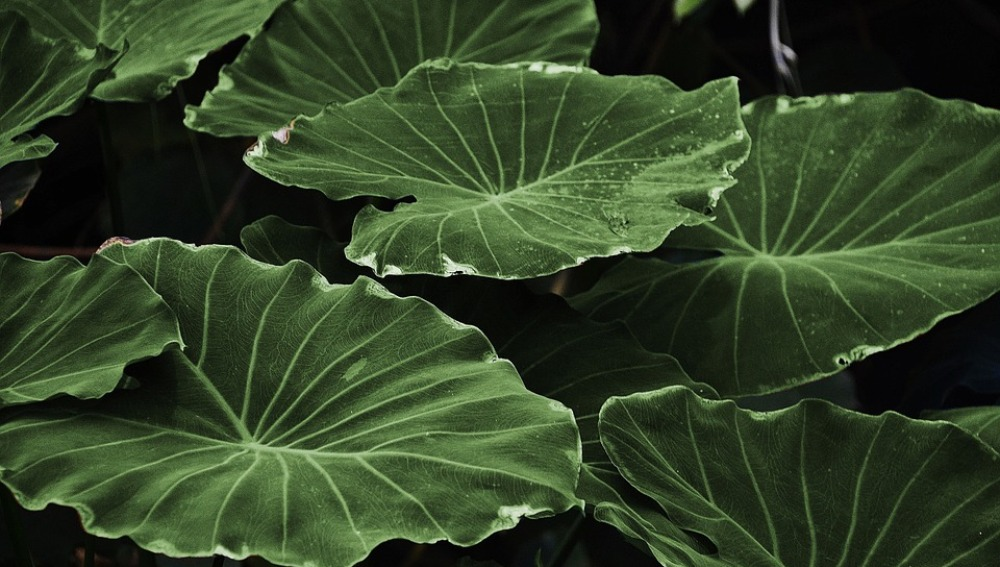
#> input picture watershed/aplicacion 2/ejemplowater.jpg, 1000 x 567 px
$ python watershed.py
#> lines starting #> are read from the running program, lines starting #| are printed output that depends on the picture; after the words box and inside, x2 and y2 are one past the last pixel; in counts of white or black regions, pixels touching at a corner belong together
import numpy as np
import cv2
from matplotlib import pyplot as plt
image = 'ejemplowater.jpg'

img = cv2.imread(image)
#> img is the input picture: shape (567, 1000, 3); mean B, G, R 38.1, 66.2, 49.4
gray = cv2.cvtColor(img, cv2.COLOR_BGR2GRAY)
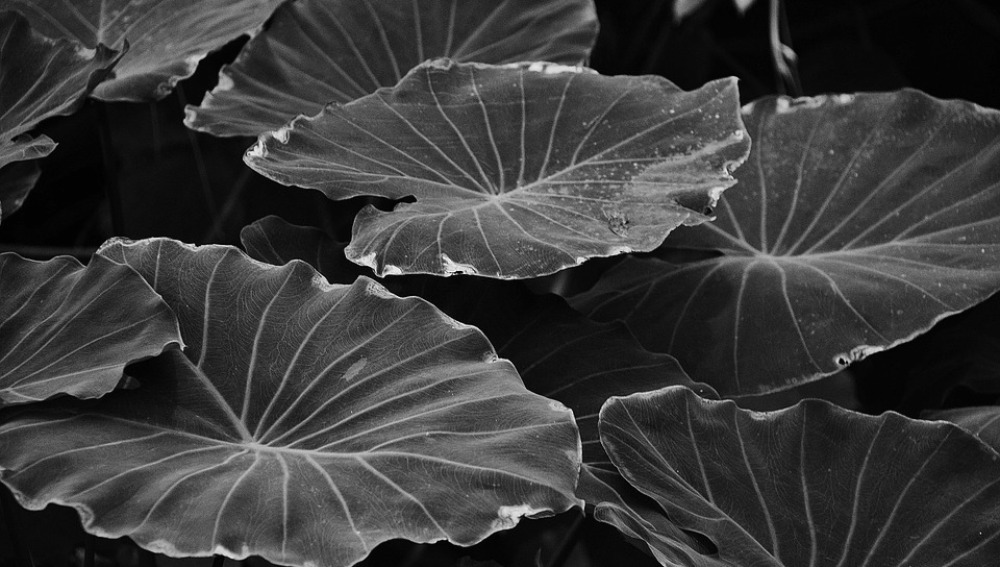
#> gray: shape (567, 1000); min 0, max 250, mean 58
ret, thresh = cv2.threshold(gray, 0, 255, cv2.THRESH_BINARY_INV + cv2.THRESH_OTSU)
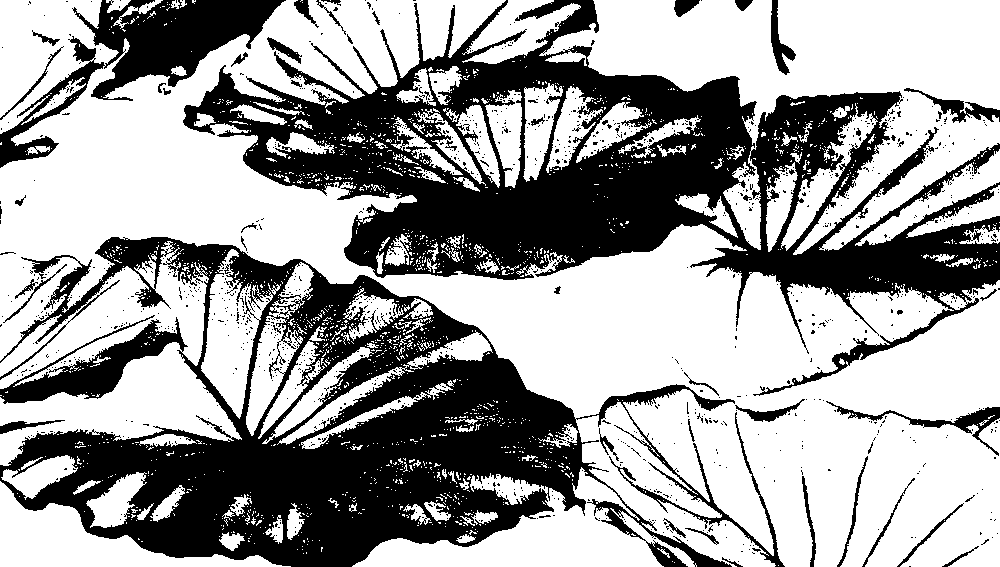
#> thresh: shape (567, 1000); 62.4% white; 1151 black regions (1099 under 20 px), largest, box (x1, y1, x2, y2) and area: (183, 0, 1000, 396) 95902, (0, 237, 785, 567) 93876, (0, 0, 286, 168) 12897
#> ret = 66

# Eliminación del ruido
kernel = np.ones((3, 3), np.uint8)
opening = cv2.morphologyEx(thresh, cv2.MORPH_OPEN, kernel, iterations=2)
#> opening: shape (567, 1000); 56.7% white; 193 black regions (164 under 20 px), largest, box (x1, y1, x2, y2) and area: (0, 0, 1000, 567) 223867, (0, 0, 286, 168) 14373, (826, 401, 1000, 459) 1629

# Encuentra el área del fondo
sure_bg = cv2.dilate(opening, kernel, iterations=3)
#> sure_bg: shape (567, 1000); 69.5% white; 100 black regions (55 under 20 px), largest, box (x1, y1, x2, y2) and area: (11, 240, 589, 567) 73866, (188, 0, 899, 277) 67821, (715, 219, 1000, 305) 11914

# Encuentra el área del primer
dist_transform = cv2.distanceTransform(opening, cv2.DIST_L2, 5)
ret, sure_fg = cv2.threshold(dist_transform, 0.7 * dist_transform.max(), 255, 0)
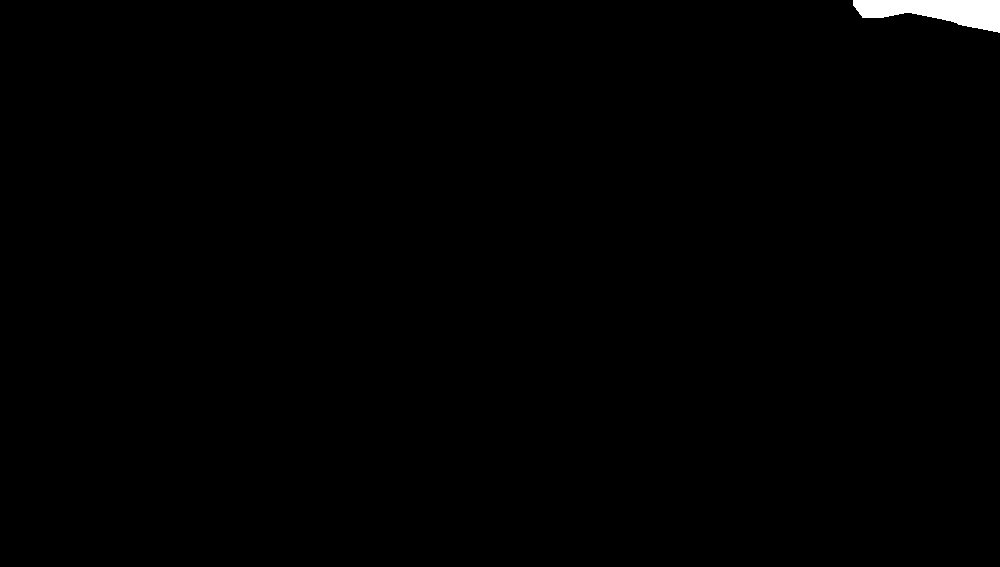
#> sure_fg: shape (567, 1000) float32; 0.52% white; 1 white region, box (x1, y1, x2, y2) and area: (853, 0, 1000, 33) 2957
#> ret = 75.41

# Encuentra la región desconocida (bordes)
sure_fg = np.uint8(sure_fg)
unknown = cv2.subtract(sure_bg, sure_fg)
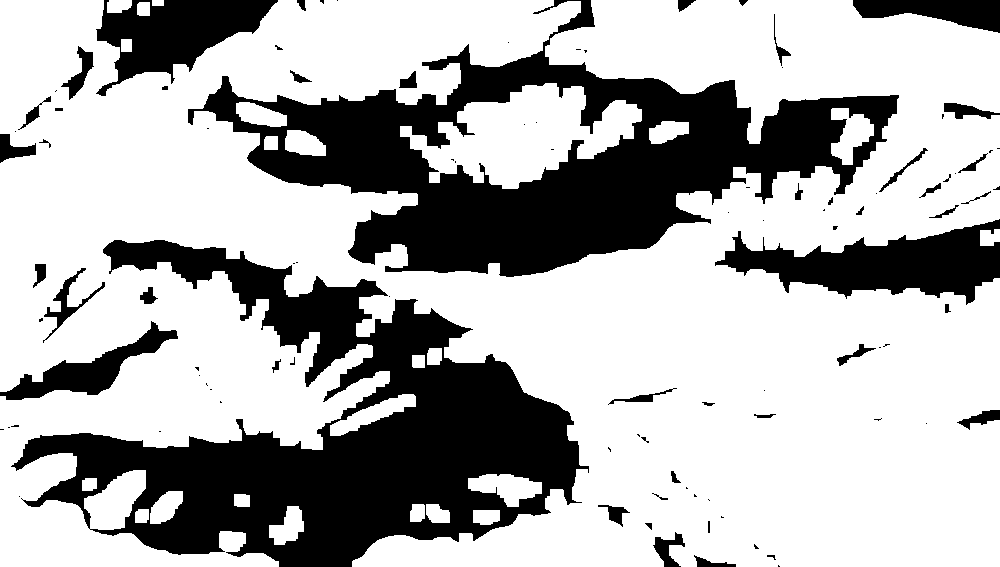
#> unknown: shape (567, 1000); 69% white; 101 black regions (55 under 20 px), largest, box (x1, y1, x2, y2) and area: (11, 240, 589, 567) 73866, (188, 0, 899, 277) 67821, (715, 219, 1000, 305) 11914

# Etiquetado
ret, markers = cv2.connectedComponents(sure_fg)
#> ret = 2

# Adiciona 1 a todas las etiquetas para asegurra que el fondo sea 1 en lugar de cero
markers = markers + 1

# Ahora se marca la región desconocida con ceros
markers[unknown == 255] = 0
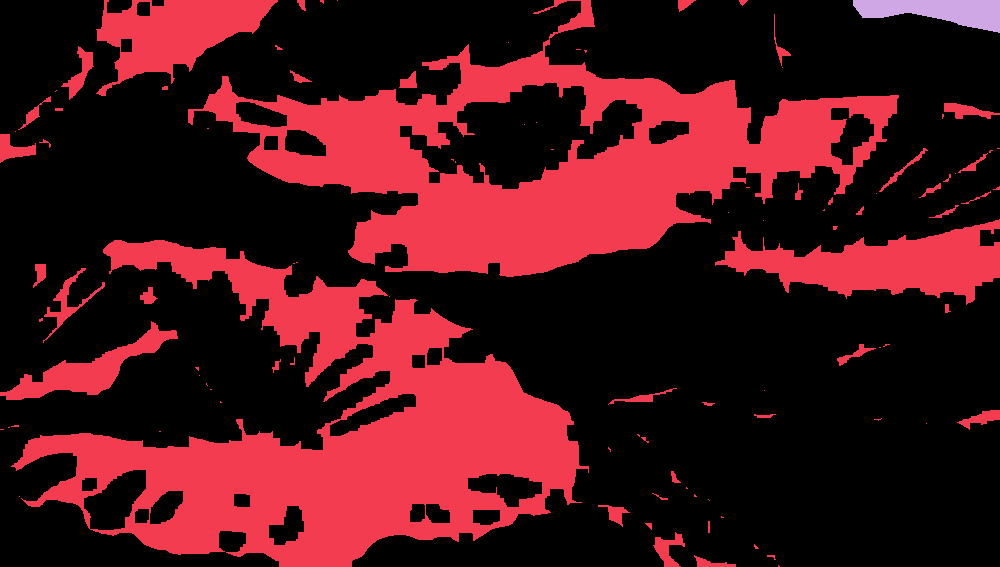
#> markers: shape (567, 1000) int32; 3 distinct labels, from 0 to 2; one colour per label, 0 black
markers = cv2.watershed(img, markers)
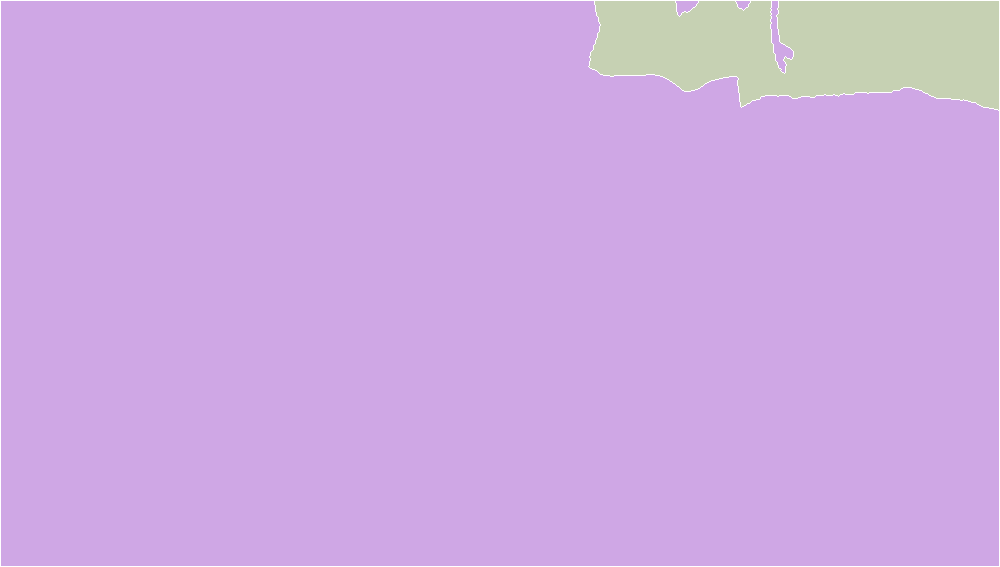
#> markers: shape (567, 1000) int32; 3 distinct labels, from -1 to 2; one colour per label, 0 black, -1 white
img[markers == -1] = [255, 0, 0]
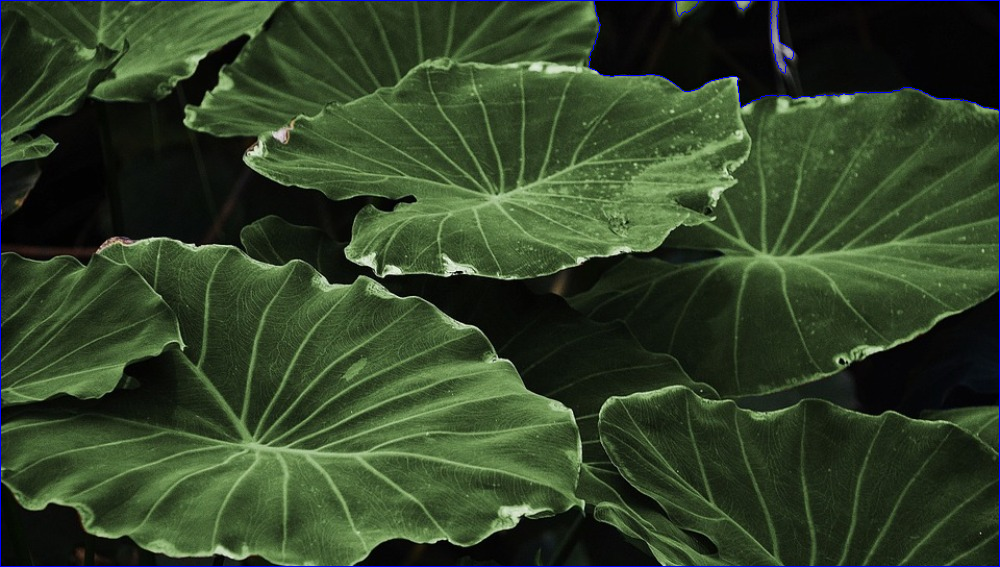
#> img: shape (567, 1000, 3); 0.68% of pixels changed, all inside (x1, y1, x2, y2) = (0, 0, 1000, 567)

cv2.imwrite("binarizada.jpg", thresh)
cv2.imwrite("sin ruido.jpg", opening)
cv2.imwrite("area de fondo.jpg", sure_bg)
cv2.imwrite("area de frente.jpg", sure_fg)
cv2.imwrite("distancia.jpg", dist_transform)
cv2.imwrite("bordes.jpg", unknown)
cv2.imwrite("regiones.jpg", img)

cv2.waitKey(0)
cv2.destroyAllWindows()
